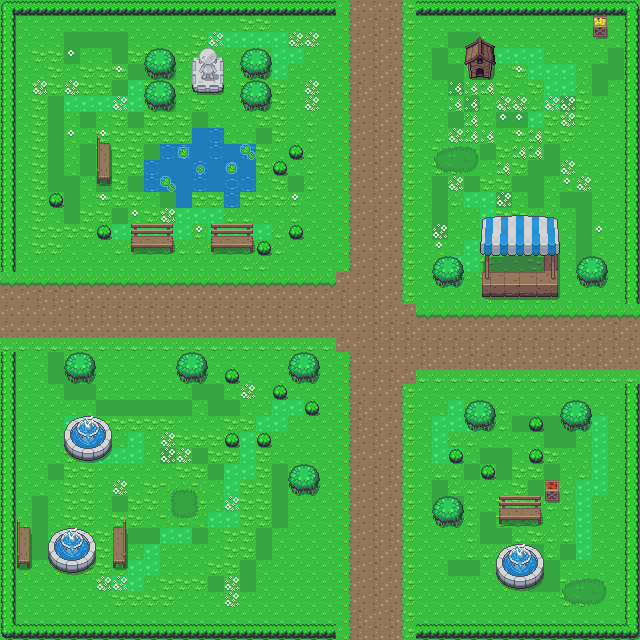

This is a level from a 2D game, rendered from its Tiled map with the project's own tilesets. A one-line summary and the map file follow, with tile-layer data summarised:
An orthogonal 40x40 tile map with 16x16 px tiles, 3 tile layers (Ground, Collision, water decor) and 60 objects.

<map version="1.4" tiledversion="1.4.3" orientation="orthogonal" renderorder="right-down" width="40" height="40" tilewidth="16" tileheight="16" infinite="0" nextlayerid="5" nextobjectid="65">
 <tileset firstgid="1" source="Overworld.tsx" />
 <layer id="1" name="Ground" width="40" height="40">
  <data>[1600 cells, 1600 non-empty, 10 distinct tile ids]</data>
 </layer>
 <layer id="2" name="Collision" width="40" height="40">
  <data>[1600 cells, 217 non-empty, 49 distinct tile ids]</data>
 </layer>
 <layer id="3" name="water decor" width="40" height="40">
  <data>[1600 cells, 289 non-empty, 67 distinct tile ids]</data>
 </layer>
 <objectgroup id="4" name="Collider Objects">
  <object id="1" x="168.5" y="152" width="87" height="39.25" />
  <object id="2" x="158.75" y="143" width="100" height="48.25" />
  <object id="3" x="144" y="160.5" width="15.75" height="28.75" />
  <object id="4" x="190.75" y="128.75" width="33.25" height="17" />
  <object id="5" x="193.75" y="52.5" width="28.75" height="41" />
  <object id="6" x="239.75" y="49.25" width="30" height="29" />
  <object id="7" x="240.75" y="83.25" width="28.25" height="26.5" />
  <object id="8" x="142.5" y="83" width="32" height="26.75" />
  <object id="9" x="144" y="48.75" width="31" height="30.25" />
  <object id="10" x="96" y="137.75" width="14.75" height="48" />
  <object id="11" x="272.75" y="161.5" width="13.5" height="12.5" />
  <object id="12" x="288.25" y="146.75" width="15" height="13.5" />
  <object id="13" x="208.25" y="223.5" width="45.75" height="29.5" />
  <object id="14" x="257.5" y="242" width="13.75" height="11.5" />
  <object id="15" x="288.5" y="226" width="13.25" height="13.25" />
  <object id="16" x="287.25" y="352.75" width="29.75" height="29.5" />
  <object id="17" x="272" y="386" width="15.25" height="12.5" />
  <object id="18" x="305.25" y="401.25" width="13" height="13.75" />
  <object id="19" x="256.5" y="435.25" width="14.25" height="11.75" />
  <object id="20" x="225.75" y="434.5" width="12.5" height="11.75" />
  <object id="21" x="177.75" y="354.75" width="27.5" height="27.25" />
  <object id="22" x="224" y="369" width="16" height="15.5" />
  <object id="23" x="66.75" y="420" width="43.5" height="37.5" />
  <object id="24" x="63.75" y="424.75" width="34.5" height="37.75" />
  <object id="25" x="75.5" y="415.25" width="34.5" height="36.75" />
  <object id="26" x="66.75" y="354.5" width="26" height="26.5" />
  <object id="27" x="111.5" y="526.25" width="14.25" height="38.75" />
  <object id="28" x="16" y="523.75" width="13.25" height="41.75" />
  <object id="29" x="47" y="532.25" width="48.5" height="37.75" />
  <object id="30" x="498" y="547.25" width="45.75" height="39" />
  <object id="31" x="496.75" y="494.5" width="45" height="31" />
  <object id="32" x="434.5" y="501.25" width="25.75" height="23" />
  <object id="33" x="466.75" y="402.75" width="27.25" height="26.5" />
  <object id="34" x="449" y="446.5" width="16.75" height="16.25" />
  <object id="35" x="480.25" y="467.25" width="12.25" height="10.75" />
  <object id="36" x="528.25" y="448.25" width="14.5" height="13.75" />
  <object id="37" x="531" y="419.75" width="9.75" height="9.75" />
  <object id="38" x="544.75" y="479" width="14" height="21.25" />
  <object id="39" x="483" y="217.75" width="74.75" height="79.75" />
  <object id="40" x="577.25" y="258" width="27" height="26.5" />
  <object id="41" x="433.5" y="257.5" width="27" height="27.25" />
  <object id="42" x="592" y="16" width="14.25" height="21" />
  <object id="43" x="291" y="465" width="25" height="28.5" />
  <object id="44" x="466" y="46.7273" width="26" height="31.8182" />
  <object id="45" x="466.364" y="45.0909" width="28.9091" height="3.63636" />
  <object id="46" x="474.545" y="37.8182" width="12.7273" height="14.1818" />
  <object id="51" x="175.333" y="190.667" width="16.6667" height="16.6667" />
  <object id="52" x="226" y="191.333" width="13.6667" height="17" />
  <object id="53" x="223" y="191" width="8.66667" height="17.6667" />
  <object id="54" x="129.667" y="224.667" width="43.6667" height="28" />
  <object id="55" x="49.2727" y="194.364" width="12.9091" height="12.5455" />
  <object id="56" x="95.6364" y="225.091" width="15.6364" height="14" />
  <object id="57" x="414.5" y="625" width="223" height="12.5" />
  <object id="58" x="624" y="384.5" width="15" height="240" />
  <object id="59" x="625" y="3.5" width="13" height="299.5" />
  <object id="60" x="416" y="1" width="209.5" height="13" />
  <object id="61" x="0" y="1.5" width="335.5" height="11" />
  <object id="62" x="1" y="13.5" width="13.5" height="256" />
  <object id="63" x="1" y="352" width="13" height="287" />
  <object id="64" x="16" y="625" width="321" height="14" />
 </objectgroup>
</map>
